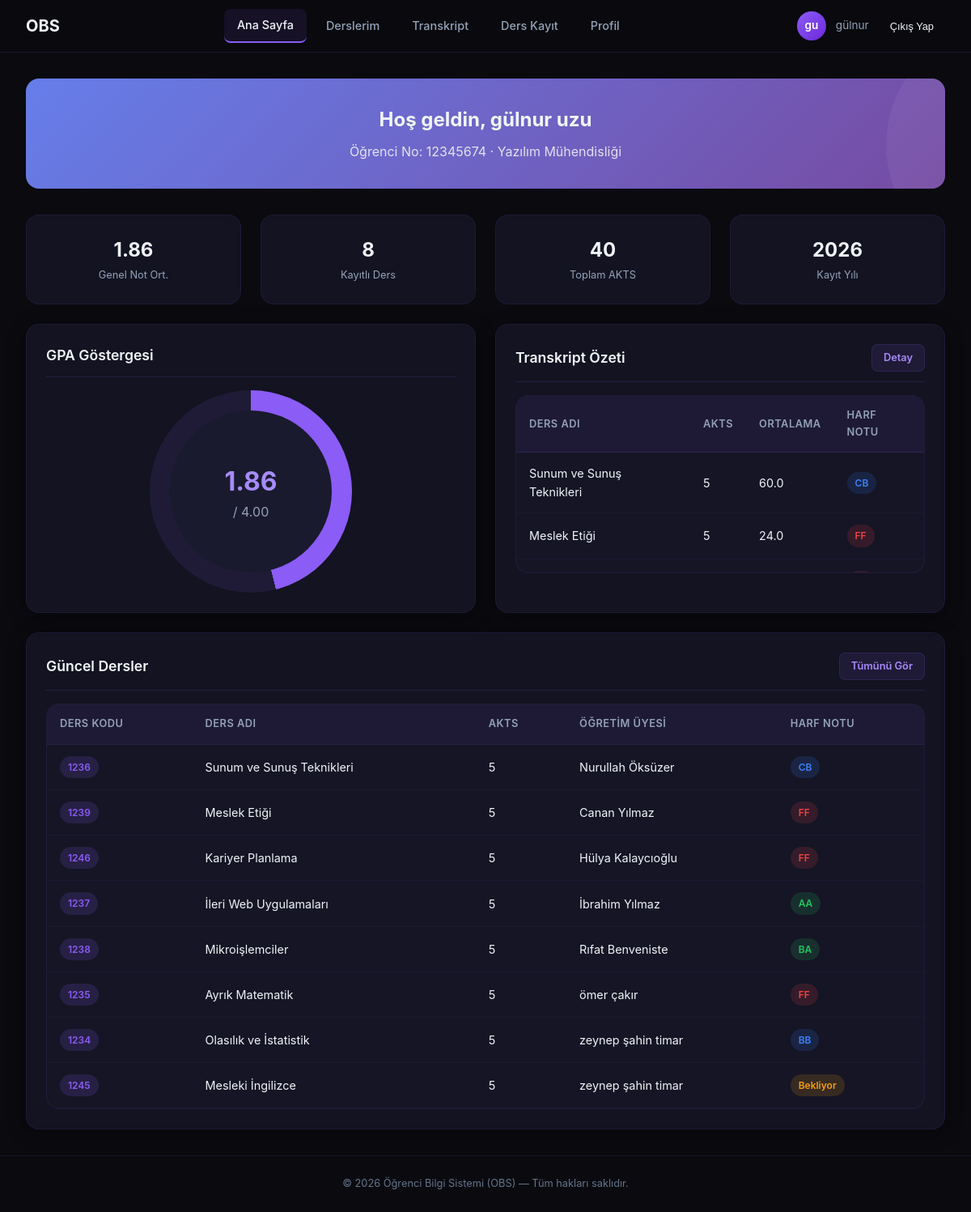
/dashboard/ (signed in), run on the app's committed database.
### core/models.py (models this page shows, shortened)
class User(AbstractUser):
    ROLE_CHOICES = (('admin', 'Admin'), ('teacher', 'Teacher'), ('student', 'Student'))
    role = models.CharField(max_length=10, choices=ROLE_CHOICES, default='admin')

class Student(models.Model):
    user = models.OneToOneField(User, on_delete=models.CASCADE, related_name='student_profile')
    student_id = models.CharField(max_length=20)
    department = models.ForeignKey(Department, on_delete=models.CASCADE)
    enrollment_date = models.DateField(auto_now_add=True, null=True, blank=True)
    current_gpa = models.FloatField(default=0.0)

class Department(models.Model):
    name = models.CharField(max_length=100)
    building = models.CharField(max_length=100, null=True, blank=True)

class Enrollment(models.Model):
    student = models.ForeignKey(Student, on_delete=models.CASCADE)
    course = models.ForeignKey(Course, on_delete=models.CASCADE)
    midterm_grade = models.FloatField(null=True, blank=True)
    final_grade = models.FloatField(null=True, blank=True)
    average = models.FloatField(null=True, blank=True)
    letter_grade = models.CharField(max_length=2, null=True, blank=True)
    grade_point = models.FloatField(null=True, blank=True)
    attendance_count = models.IntegerField(default=0)
    def calculate_final_score(self):
        if self.midterm_grade is None or self.final_grade is None:
            return None
        return round((self.midterm_grade * 0.4) + (self.final_grade * 0.6), 2)

class Course(models.Model):
    code = models.CharField(max_length=10)
    title = models.CharField(max_length=100)
    capacity = models.IntegerField()
    instructor = models.ForeignKey(Teacher, on_delete=models.CASCADE)
    ects_credit = models.IntegerField(default=5)
    is_active = models.BooleanField(default=True)
    department = models.ForeignKey(Department, on_delete=models.SET_NULL, null=True, blank=True)

class Teacher(models.Model):
    user = models.OneToOneField(User, on_delete=models.CASCADE)
    staff_no = models.CharField(max_length=20)
    office_hour = models.CharField(max_length=100, null=True, blank=True)
    assigned_departments = models.ManyToManyField(Department, blank=True)

### core/views.py (the view, shortened to what this page needs)
# urls.py: path('dashboard/', views.ogrenci_paneli, name='ana_sayfa'),
@login_required(login_url='login')
def ogrenci_paneli(request):
    ogrenci = Student.objects.filter(user=request.user).first()
    kayitlar = Enrollment.objects.filter(student=ogrenci).select_related('course', 'course__instructor', 'course__instructor__user')
    kayitli_ders_sayisi = kayitlar.count()
    toplam_ects = sum(kayit.course.ects_credit for kayit in kayitlar)
    gpa = _calculate_gpa(kayitlar)
    return render(request, 'core/accounts/student_dashboard.html', {
        'enrollments': kayitlar,
        'student': ogrenci,
        'gpa': gpa,
        'course_count': kayitli_ders_sayisi,
        'total_credits': toplam_ects,
    })

### core/views.py (called while the page is built)
def _calculate_gpa(enrollments):
    total_points = 0.0
    total_credits = 0
    for e in enrollments:
        if e.grade_point is not None:
            credit = e.course.ects_credit
            total_points += e.grade_point * credit
            total_credits += credit
    if total_credits == 0:
        return 0.0
    return round(total_points / total_credits, 2)

### core/templates/core/accounts/student_dashboard.html (shortened to what this page needs)
{% extends 'base.html' %}
{% load static %}
{% block content %}
<div class="main-content">
    <div class="welcome-banner">
        <h2>Hoş geldin, {{ student.user.first_name }} {{ student.user.last_name }}</h2>
        <p>Öğrenci No: {{ student.student_id }} · {{ student.department.name|default:"Bölüm atanmamış" }}</p>
    </div>
    <div class="grid grid-4">
        <div class="stat-card">
                        <div>
                <div class="stat-value">{{ gpa }}</div>
                <div class="stat-label">Genel Not Ort.</div>
            </div>
        </div>
        <div class="stat-card">
                        <div>
                <div class="stat-value">{{ course_count }}</div>
                <div class="stat-label">Kayıtlı Ders</div>
            </div>
        </div>
        <div class="stat-card">
                        <div>
                <div class="stat-value">{{ total_credits }}</div>
                <div class="stat-label">Toplam AKTS</div>
            </div>
        </div>
        <div class="stat-card">
                        <div>
                <div class="stat-value">{{ student.enrollment_date|date:"Y" }}</div>
                <div class="stat-label">Kayıt Yılı</div>
            </div>
        </div>
    </div>
    <div class="grid grid-2" style="margin-top: 1.5rem;">
        <div class="card" style="text-align: center;">
            <div class="card-header"><h3 class="card-title">GPA Göstergesi</h3></div>
            <div class="gpa-circle" style="--gpa-percent: {% widthratio gpa 4 100 %}">
                <div class="gpa-circle-inner">
                    <span class="gpa-value">{{ gpa }}</span>
                    <span class="gpa-label">/ 4.00</span>
                </div>
            </div>
        </div>
        <div class="card">
            <div class="card-header">
                <h3 class="card-title">Transkript Özeti</h3>
                <a href="{% url 'transcript' %}" class="btn btn-secondary btn-sm">Detay</a>
            </div>
            <div class="table-container" style="max-height: 220px; overflow-y: auto;">
                <table>
                    <thead>
                        <tr>
                            <th>Ders Adı</th>
                            <th>AKTS</th>
                            <th>Ortalama</th>
                            <th>Harf Notu</th>
                        </tr>
                    </thead>
                    <tbody>
                        {% for e in enrollments %}
                        <tr>
                            <td>{{ e.course.title }}</td>
                            <td>{{ e.course.ects_credit }}</td>
                            <td>{{ e.calculate_final_score|default:"—" }}</td>
                            <td>
                                {% if e.letter_grade == 'AA' or e.letter_grade == 'BA' %}
                                    <span class="badge badge-success">{{ e.letter_grade }}</span>
                                {% elif e.letter_grade == 'FF' or e.letter_grade == 'FD' %}
                                    <span class="badge badge-danger">{{ e.letter_grade }}</span>
                                {% elif e.letter_grade %}
                                    <span class="badge badge-info">{{ e.letter_grade }}</span>
                                {% else %}
                                    <span class="badge badge-warning">Bekliyor</span>
                                {% endif %}
                            </td>
                        </tr>
                        {% empty %}
                        <tr><td colspan="4" style="text-align:center; color:var(--text-secondary);">Henüz ders kaydı yok.</td></tr>
                        {% endfor %}
                    </tbody>
                </table>
            </div>
        </div>
    </div>
    {% if enrollments %}
    <div class="card" style="margin-top: 1.5rem;">
        <div class="card-header">
            <h3 class="card-title">Güncel Dersler</h3>
            <a href="{% url 'my_courses' %}" class="btn btn-secondary btn-sm">Tümünü Gör</a>
        </div>
        <div class="table-container">
            <table>
                <thead>
                    <tr>
                        <th>Ders Kodu</th>
                        <th>Ders Adı</th>
                        <th>AKTS</th>
                        <th>Öğretim Üyesi</th>
                        <th>Harf Notu</th>
                    </tr>
                </thead>
                <tbody>
                    {% for enrollment in enrollments %}
                    <tr>
                        <td><span class="badge badge-purple">{{ enrollment.course.code }}</span></td>
                        <td>{{ enrollment.course.title }}</td>
                        <td>{{ enrollment.course.ects_credit }}</td>
                        <td>{{ enrollment.course.instructor.user.first_name|default:"—" }} {{ enrollment.course.instructor.user.last_name|default:"" }}</td>
                        <td>
                            {% if enrollment.letter_grade %}
                                {% if enrollment.letter_grade == 'FF' or enrollment.letter_grade == 'FD' %}
                                    <span class="badge badge-danger">{{ enrollment.letter_grade }}</span>
                                {% elif enrollment.letter_grade == 'AA' or enrollment.letter_grade == 'BA' %}
                                    <span class="badge badge-success">{{ enrollment.letter_grade }}</span>
                                {% else %}
                                    <span class="badge badge-info">{{ enrollment.letter_grade }}</span>
                                {% endif %}
                            {% else %}
                                <span class="badge badge-warning">Bekliyor</span>
                            {% endif %}
                        </td>
                    </tr>
                    {% endfor %}
                </tbody>
            </table>
        </div>
    </div>
    {% endif %}
</div>
{% endblock %}

### core/templates/base.html (shortened to what this page needs)
{% load static %}
<!DOCTYPE html>
<html lang="tr">
<head>
    <link rel="stylesheet" href="{% static 'css/style.css' %}">
</head>
<body>
    {% if user.is_authenticated %}
    {% if user.role|lower == 'teacher' or user.username == 'ibrahim' %}
        {% url 'teacher_dashboard' as home_url %}
    {% elif user.role|lower == 'admin' %}
        {% url 'admin_dashboard' as home_url %}
    {% else %}
        {% url 'ana_sayfa' as home_url %}
    {% endif %}
   <nav class="navbar">
    <div class="navbar-inner">
        <a href="{{ home_url }}" class="navbar-brand">
            <span>OBS</span>
        </a>
        <ul class="navbar-links" id="navLinks">
            <li>
                <a href="{{ home_url }}"
                   class="{% if request.path == home_url %}active{% endif %}">
                    Ana Sayfa
                </a>
            </li>
            {% if user.role|lower == 'teacher' or user.username == 'ibrahim' %}
                <li><a href="{% url 'teacher_courses' %}" class="{% if request.resolver_match.url_name == 'teacher_courses' %}active{% endif %}">Not Girişi</a></li>
            {% elif user.role|lower == 'admin' %}
                <li><a href="{% url 'admin_dashboard' %}" class="{% if request.resolver_match.url_name == 'admin_dashboard' %}active{% endif %}">Yönetim Paneli</a></li>
            {% else %}
                <li><a href="{% url 'my_courses' %}" class="{% if request.resolver_match.url_name == 'my_courses' %}active{% endif %}">Derslerim</a></li>
                <li><a href="{% url 'transcript' %}" class="{% if request.resolver_match.url_name == 'transcript' %}active{% endif %}">Transkript</a></li>
                <li><a href="{% url 'course_list' %}" class="{% if request.resolver_match.url_name == 'course_list' %}active{% endif %}">Ders Kayıt</a></li>
            {% endif %}
            <li><a href="{% url 'profile' %}" class="{% if request.resolver_match.url_name == 'profile' %}active{% endif %}">Profil</a></li>
        </ul>
        <div class="nav-user">
            <div class="nav-avatar">{{ user.first_name|first }}{{ user.last_name|first }}</div>
            <span class="nav-user-name">{{ user.first_name }}</span>
            <form action="{% url 'logout' %}" method="post" style="display:inline;">
                <button type="submit" class="btn-logout" style="background:none; border:none; color:inherit; cursor:pointer;">
                    Çıkış Yap
                </button>
            </form>
        </div>
    </div>
</nav>
    {% endif %}
    {% block content %}{% endblock %}
    {% if user.is_authenticated %}
    <footer class="footer">
        <p>© 2026 Öğrenci Bilgi Sistemi (OBS) — Tüm hakları saklıdır.</p>
    </footer>
    {% endif %}
</body>
</html>

### data on the page
User: first_name|first "g", last_name|first "u", first_name "gülnur"
Student: user.first_name "gülnur", user.last_name "uzu", student_id "12345674", department.name "Yazılım Mühendisliği", enrollment_date "2026"
Enrollment: course "Sunum ve Sunuş Teknikleri", course.ects_credit "5", calculate_final_score "60.0", letter_grade "CB", course.code "1236", course.instructor.user.first_name "Nurullah", course.instructor.user.last_name "Öksüzer"
Enrollment: course "Meslek Etiği", course.ects_credit "5", calculate_final_score "24.0", letter_grade "FF", course.code "1239", course.instructor.user.first_name "Canan", course.instructor.user.last_name "Yılmaz"
Enrollment: course.code "1246", course "Kariyer Planlama", course.ects_credit "5", course.instructor.user.first_name "Hülya", course.instructor.user.last_name "Kalaycıoğlu", letter_grade "FF"
Enrollment: course.code "1237", course "İleri Web Uygulamaları", course.ects_credit "5", course.instructor.user.first_name "İbrahim", course.instructor.user.last_name "Yılmaz", letter_grade "AA"
Enrollment: course.code "1238", course "Mikroişlemciler", course.ects_credit "5", course.instructor.user.first_name "Rıfat", course.instructor.user.last_name "Benveniste", letter_grade "BA"
Enrollment: course.code "1235", course "Ayrık Matematik", course.ects_credit "5", course.instructor.user.first_name "ömer", course.instructor.user.last_name "çakır", letter_grade "FF"
Enrollment: course.code "1234", course "Olasılık ve İstatistik", course.ects_credit "5", course.instructor.user.first_name "zeynep", course.instructor.user.last_name "şahin timar", letter_grade "BB"
Enrollment: course.code "1245", course "Mesleki İngilizce", course.ects_credit "5", course.instructor.user.first_name "zeynep", course.instructor.user.last_name "şahin timar", shows "Bekliyor"

### other printed values
{{ gpa }} "1.86"
{{ course_count }} "8"
{{ total_credits }} "40"
